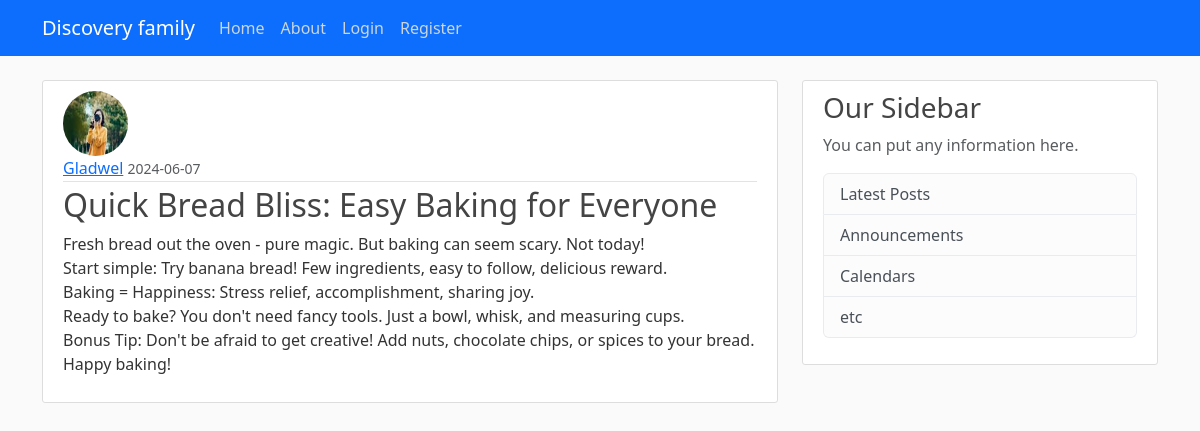
The page /post/5 on the database its author committed.
### app/models.py (models this page shows, shortened)
class User(db.Model, UserMixin):
    id = db.Column(db.Integer, primary_key=True)
    username = db.Column(db.String(12), unique=True, nullable=False)
    email = db.Column(db.String(120), unique=True, nullable=False)
    image_file = db.Column(db.String(20), nullable=False, default='default.jpg')
    password = db.Column(db.String(60), nullable=False)
    posts = db.relationship('Post', backref='author', lazy=True)

class Post(db.Model):
    id = db.Column(db.Integer, primary_key=True)
    title = db.Column(db.String(100), nullable=False)
    content = db.Column(db.Text, nullable=False)
    date_posted = db.Column(db.DateTime, nullable=False, default=datetime.utcnow)
    user_id = db.Column(db.Integer, db.ForeignKey('user.id'), nullable=False)

### app/route.py (the view)
@app.route('/post/<int:post_id>')
def post(post_id):
    post = Post.query.get_or_404(post_id)
    return render_template('post.html', title=post.title, post=post)

### app/templates/post.html (shortened to what this page needs)
{% extends 'base.html' %}
{% block content %}
    <article class="media content-section">
      <img
      class="rounded-circle article-img"
      src="{{ url_for('static',filename='profile_pics/' + post.author.image_file) }}"
      alt=""
    />
        <div class="media-body">
          <div class="article-metadata">
            <a class="mr-2" href="{{ url_for('user_posts',username=post.author.username) }}">{{ post.author.username }}</a>
            <small class="text-muted">{{ post.date_posted.strftime('%Y-%m-%d') }}</small>
        </div>
          <div>
          <h2 class="article-title">{{ post.title }}</h2>
          <p class="article-content">{{ post.content }}</p>
        </div>
      </article>
{% endblock %}

### app/static/main.css (style rules this page uses)
body { background: #fafafa; color: #333333; margin-top: 5rem; }
h1, h2, h3, h4, h5, h6 { color: #444444; }
.content-section { background: #ffffff; padding: 10px 20px; border: 1px solid #dddddd; border-radius: 3px; margin-bottom: 20px; }
.article-title { color: #444444; }
.article-content { white-space: pre-line; }
.article-img { height: 65px; width: 65px; margin-right: 16px; }
.article-metadata { padding-bottom: 1px; margin-bottom: 4px; border-bottom: 1px solid #e3e3e3 }

### rows shown on the page
User: image_file (picture), author.username "Gladwel"
Post: date_posted "2024-06-07", title "Quick Bread Bliss: Easy Baking for Everyone", content "Fresh bread out the oven - pure magic. But baking can seem scary. Not today! Start simple: Try banana bread! Few ingredients, easy to follow, delicious reward. Baking = Happiness: Stress relief, accomplishment, sharing joy. Ready to bake? You don't need fancy tools. Just a bowl, whisk, and measuring cups. Bonus Tip: Don't be afraid to get creative! Add nuts, chocolate chips, or spices to your bread. Happy baking!"
